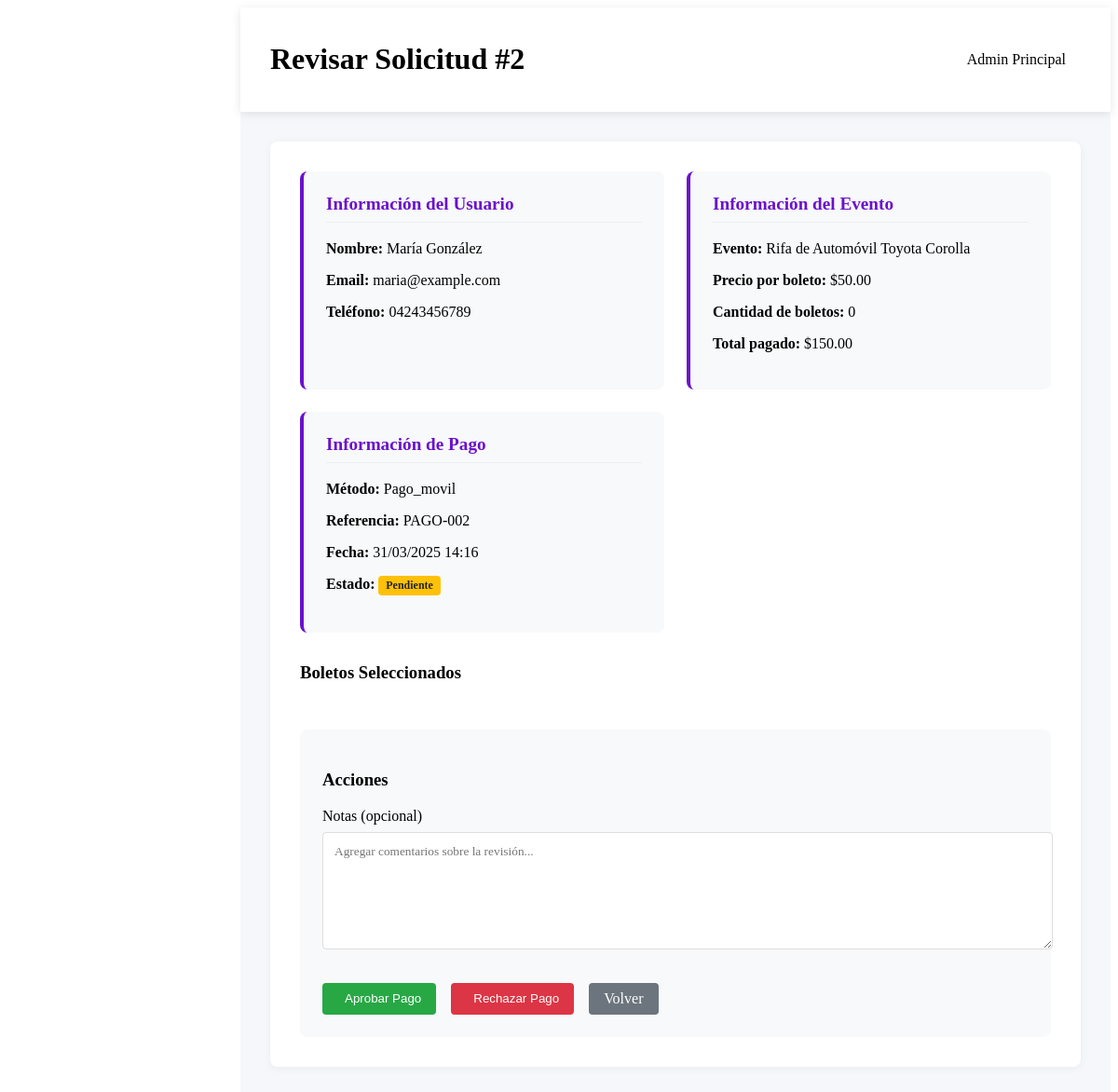
/admin/solicitudes/detalle.php?id=2 (signed in), run on the app's committed database.
### tables this page shows
CREATE TABLE IF NOT EXISTS transacciones (
    id INT AUTO_INCREMENT PRIMARY KEY,
    usuario_id INT NOT NULL,
    evento_id INT NOT NULL,
    referencia VARCHAR(50) NOT NULL,
    monto DECIMAL(10,2) NOT NULL,
    metodo_pago ENUM('transferencia', 'efectivo', 'pago_movil', 'otros'),
    comprobante VARCHAR(255),
    estado ENUM('pendiente', 'aprobado', 'rechazado') DEFAULT 'pendiente',
    fecha_transaccion DATETIME DEFAULT CURRENT_TIMESTAMP,
    admin_id INT,
    fecha_revision DATETIME,
    notas TEXT,
    FOREIGN KEY (usuario_id) REFERENCES usuarios(id),
    FOREIGN KEY (evento_id) REFERENCES eventos(id),
    FOREIGN KEY (admin_id) REFERENCES usuarios(id)
);

CREATE TABLE IF NOT EXISTS usuarios (
    id INT AUTO_INCREMENT PRIMARY KEY,
    nombre VARCHAR(100) NOT NULL,
    email VARCHAR(100) NOT NULL UNIQUE,
    password VARCHAR(255) NOT NULL,
    telefono VARCHAR(20),
    direccion TEXT,
    fecha_registro DATETIME DEFAULT CURRENT_TIMESTAMP,
    rol ENUM('admin', 'usuario') DEFAULT 'usuario',
    avatar VARCHAR(255) DEFAULT 'default.jpg'
);

CREATE TABLE IF NOT EXISTS eventos (
    id INT AUTO_INCREMENT PRIMARY KEY,
    titulo VARCHAR(255) NOT NULL,
    descripcion TEXT,
    imagen VARCHAR(255),
    precio_boleto DECIMAL(10,2) NOT NULL,
    total_boletos INT NOT NULL,
    boletos_disponibles INT NOT NULL,
    fecha_inicio DATETIME,
    fecha_fin DATETIME,
    estado ENUM('activo', 'finalizado', 'proximamente') DEFAULT 'proximamente',
    premio_principal TEXT,
    premios_secundarios TEXT,
    created_at DATETIME DEFAULT CURRENT_TIMESTAMP,
    updated_at DATETIME ON UPDATE CURRENT_TIMESTAMP
);

### includes/functions.php (called while the page is built, shortened)
<?php
function obtenerSolicitudPorId($id) {
    global $pdo;
    $stmt = $pdo->prepare("SELECT t.*,
                          u.nombre AS usuario_nombre, u.email AS usuario_email, u.telefono AS usuario_telefono,
                          e.titulo AS evento_titulo, e.precio_boleto AS evento_precio,
                          a.nombre AS admin_nombre,
                          (SELECT COUNT(*) FROM boletos WHERE transaccion_id = t.id) AS cantidad_boletos
                          FROM transacciones t
                          JOIN usuarios u ON t.usuario_id = u.id
                          JOIN eventos e ON t.evento_id = e.id
                          LEFT JOIN usuarios a ON t.admin_id = a.id
                          WHERE t.id = ?");
    $stmt->execute([$id]);
    return $stmt->fetch(PDO::FETCH_ASSOC);
}

### admin/solicitudes/detalle.php (the view, shortened to what this page needs)
<?php
require_once '../../includes/config.php';
require_once '../../includes/functions.php';
$solicitud_id = isset($_GET['id']) ? intval($_GET['id']) : 0;
$solicitud = obtenerSolicitudPorId($solicitud_id);
?>
<!DOCTYPE html>
<html lang="es">
<head>
    <link rel="stylesheet" href="../../assets/css/admin.css">
</head>
<body>
    <div class="admin-container">
        <main class="admin-main">
            <header class="admin-header">
                <h1>Revisar Solicitud #<?= $solicitud['id'] ?></h1>
                <div class="user-info">
                    <span><?= htmlspecialchars($_SESSION['usuario_nombre']) ?></span>
                </div>
            </header>
            <div class="admin-content">
                <div class="solicitud-detalle">
                    <div class="solicitud-info">
                        <div class="info-card">
                            <h3>Información del Usuario</h3>
                            <p><strong>Nombre:</strong> <?= htmlspecialchars($solicitud['usuario_nombre']) ?></p>
                            <p><strong>Email:</strong> <?= htmlspecialchars($solicitud['usuario_email']) ?></p>
                            <p><strong>Teléfono:</strong> <?= htmlspecialchars($solicitud['usuario_telefono']) ?></p>
                        </div>
                        <div class="info-card">
                            <h3>Información del Evento</h3>
                            <p><strong>Evento:</strong> <?= htmlspecialchars($solicitud['evento_titulo']) ?></p>
                            <p><strong>Precio por boleto:</strong> $<?= number_format($solicitud['evento_precio'], 2) ?></p>
                            <p><strong>Cantidad de boletos:</strong> <?= $solicitud['cantidad_boletos'] ?></p>
                            <p><strong>Total pagado:</strong> $<?= number_format($solicitud['monto'], 2) ?></p>
                        </div>
                        <div class="info-card">
                            <h3>Información de Pago</h3>
                            <p><strong>Método:</strong> <?= ucfirst($solicitud['metodo_pago']) ?></p>
                            <p><strong>Referencia:</strong> <?= htmlspecialchars($solicitud['referencia']) ?></p>
                            <p><strong>Fecha:</strong> <?= date('d/m/Y H:i', strtotime($solicitud['fecha_transaccion'])) ?></p>
                            <p><strong>Estado:</strong>
                                <span class="badge <?= $solicitud['estado'] === 'aprobado' ? 'bg-success' : ($solicitud['estado'] === 'rechazado' ? 'bg-danger' : 'bg-warning') ?>">
                                    <?= ucfirst($solicitud['estado']) ?>
                                </span>
                            </p>
                        </div>
                    </div>
                    <div class="solicitud-boletos">
                        <h3>Boletos Seleccionados</h3>
                    </div>
                    <?php if ($solicitud['estado'] === 'pendiente'): ?>
                    <div class="solicitud-acciones">
                        <h3>Acciones</h3>
                        <form method="POST" class="form-acciones">
                            <div class="form-group">
                                <label for="notas">Notas (opcional)</label>
                                <textarea id="notas" name="notas" rows="3" placeholder="Agregar comentarios sobre la revisión..."></textarea>
                            </div>
                            <div class="form-actions">
                                <button type="submit" name="accion" value="aprobar" class="btn btn-success">
                                    <i class="fas fa-check"></i> Aprobar Pago
                                </button>
                                <button type="submit" name="accion" value="rechazar" class="btn btn-danger">
                                    <i class="fas fa-times"></i> Rechazar Pago
                                </button>
                                <a href="../solicitudes/" class="btn btn-secondary">Volver</a>
                            </div>
                        </form>
                    </div>
                    <?php endif; ?>
                </div>
            </div>
        </main>
    </div>
</body>
</html>

### assets/css/admin.css (style rules this page uses)
.admin-container { display: flex; min-height: 100vh; }
.admin-main { flex: 1; margin-left: 250px; background: #f5f7fa; min-height: 100vh; }
.admin-header { background: white; padding: 1rem 2rem; display: flex; justify-content: space-between; align-items: center; box-shadow: 0 2px 10px rgba(0,0,0,0.1); }
.user-info { display: flex; align-items: center; gap: 1rem; }
.admin-content { padding: 2rem; }
.btn { display: inline-flex; align-items: center; gap: 0.5rem; padding: 0.5rem 1rem; border-radius: 4px; font-weight: 500; text-decoration: none; transition: all 0.2s; border: none; cursor: pointer; }
.btn-success { background: #28a745; color: white; }
.btn-danger { background: #dc3545; color: white; }
.btn-secondary { background: #6c757d; color: white; }
.form-group { margin-bottom: 1.5rem; }
.form-group label { display: block; margin-bottom: 0.5rem; font-weight: 500; }
.form-group input, .form-group textarea, .form-group select { width: 100%; padding: 0.75rem; border: 1px solid #ddd; border-radius: 4px; font-family: inherit; }
.form-group textarea { min-height: 100px; }
.form-actions { display: flex; gap: 1rem; margin-top: 2rem; }
.solicitud-detalle { background: white; border-radius: 8px; padding: 2rem; box-shadow: 0 2px 10px rgba(0,0,0,0.05); }
.solicitud-info { display: grid; grid-template-columns: repeat(auto-fit, minmax(300px, 1fr)); gap: 1.5rem; margin-bottom: 2rem; }
.info-card { background: #f8f9fa; border-radius: 8px; padding: 1.5rem; border-left: 4px solid #6a11cb; }
.info-card h3 { margin-top: 0; color: #6a11cb; font-size: 1.2rem; padding-bottom: 0.5rem; border-bottom: 1px solid #eee; }
.solicitud-boletos { margin-bottom: 2rem; }
.solicitud-acciones { background: #f8f9fa; padding: 1.5rem; border-radius: 8px; }
.badge { display: inline-block; padding: 0.35em 0.65em; font-size: 0.75em; font-weight: 700; line-height: 1; text-align: center; white-space: nowrap; vertical-align: baseline; border-radius: 0.25rem; }
.bg-warning { background-color: #ffc107; color: #212529; }
.admin-content > * { animation: fadeIn 0.3s ease-out forwards; }

### data on the page
transacciones: id "2", usuario.nombre "María González", usuario.email "maria@example.com", usuario.telefono "04243456789", evento.titulo "Rifa de Automóvil Toyota Corolla", evento.precio_boleto "50.00", monto "150.00", metodo_pago "Pago_movil", referencia "PAGO-002", fecha_transaccion "31/03/2025 14:16", estado "Pendiente"

### other printed values
$_SESSION['usuario_nombre'] "Admin Principal"
$solicitud['cantidad_boletos'] "0"
